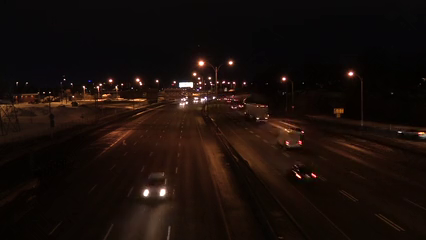
#> input picture frame 190 of sub.mp4, 426 x 240 px
$ python bs_runave.py
#> lines starting #> are read from the running program, lines starting #| are printed output that depends on the picture; after the words box and inside, x2 and y2 are one past the last pixel; in counts of white or black regions, pixels touching at a corner belong together
import sys
import numpy as np
import cv2


# 비디오 파일 열기
# cap = cv2.VideoCapture('PETS2000.avi')
cap = cv2.VideoCapture("sub.mp4")

if not cap.isOpened():
    print('Video open failed!')
    sys.exit()

# 배경 영상 등록
ret, back = cap.read()
#> back is the input picture: shape (240, 426, 3); mean B, G, R 10.1, 14.3, 25

if not ret:
    print('Background image registration failed!')
    sys.exit()

# back: uint8 배경, fback: float32 배경
back = cv2.cvtColor(back, cv2.COLOR_BGR2GRAY)
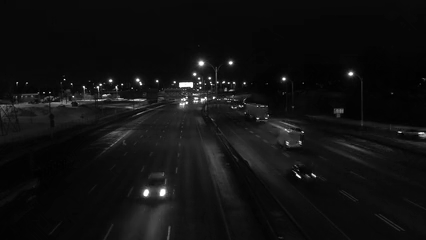
#> back: shape (240, 426); min 0, max 255, mean 17
back = cv2.GaussianBlur(back, (0, 0), 1.0)
fback = back.astype(np.float32)

# 비디오 매 프레임 처리
while True:
    ret, frame = cap.read()
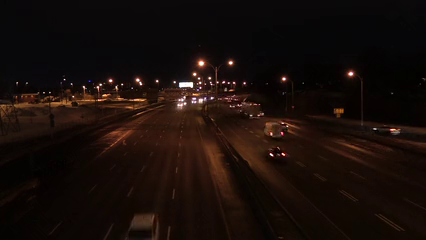
#> input picture frame 191 of sub.mp4, 426 x 240 px
#> frame is the input picture: shape (240, 426, 3); mean B, G, R 9.4, 13.3, 23.8

    if not ret:
        break

    gray = cv2.cvtColor(frame, cv2.COLOR_BGR2GRAY)
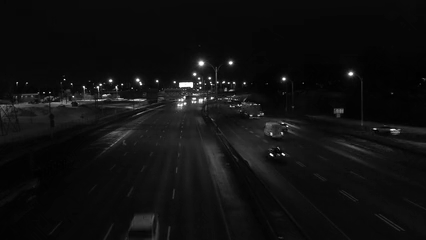
#> gray: shape (240, 426); min 0, max 255, mean 16
    gray = cv2.GaussianBlur(gray, (0, 0), 1.0)

    # fback: float32, back: uint8 배경
    cv2.accumulateWeighted(gray, fback, 0.01)
    back = fback.astype(np.uint8)

    diff = cv2.absdiff(gray, back)
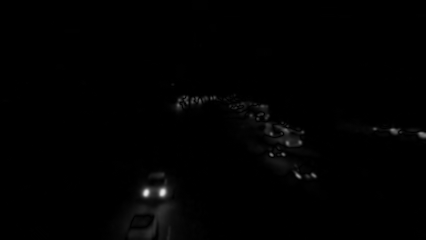
#> diff: shape (240, 426); min 0, max 231, mean 1.7
    _, diff = cv2.threshold(diff, 30, 255, cv2.THRESH_BINARY)
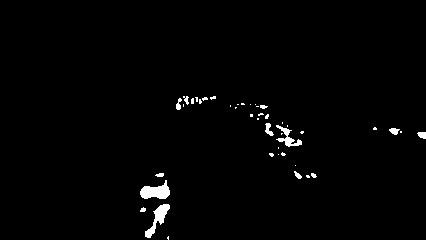
#> diff: shape (240, 426); 1.4% white; 43 white regions (30 under 20 px), largest, box (x1, y1, x2, y2) and area: (140, 180, 170, 199) 348, (145, 204, 170, 238) 300, (276, 125, 302, 147) 199

    # 레이블링을 이용하여 바운딩 박스 표시
    cnt, _, stats, _ = cv2.connectedComponentsWithStats(diff)
#> cnt = 44; stats = 44 rows, first 6: [0, 0, 426, 240, 100820], [183, 96, 6, 9, 30], [195, 97, 3, 5, 11], [202, 97, 6, 4, 16], [210, 96, 6, 4, 16], [176, 98, 6, 12, 43]

    for i in range(1, cnt):
        x, y, w, h, s = stats[i]

        if s < 27:
            continue

        cv2.rectangle(frame, (x, y, w, h), (0, 0, 255), 2)
#> this loop made 43 passes
#> (x, y, w, h, s) on passes 1 to 12: (183, 96, 6, 9, 30), (195, 97, 3, 5, 11), (202, 97, 6, 4, 16), (210, 96, 6, 4, 16), (176, 98, 6, 12, 43), (191, 98, 3, 6, 17), (199, 99, 3, 5, 12), (241, 103, 4, 2, 7), (183, 104, 1, 3, 3), (230, 105, 1, 2, 2), (237, 104, 2, 1, 2), (250, 104, 1, 1, 1)
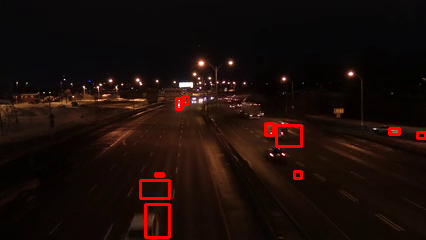
#> frame: shape (240, 426, 3); 1.44% of pixels changed, all inside (x1, y1, x2, y2) = (139, 95, 426, 239)

    cv2.imshow('frame', frame)
    cv2.imshow('diff', diff)
    cv2.imshow('back', back)

    if cv2.waitKey(30) == 27:
#> (key Esc is pressed here)
        break

cap.release()
cv2.destroyAllWindows()

$ run again, starting later in the video
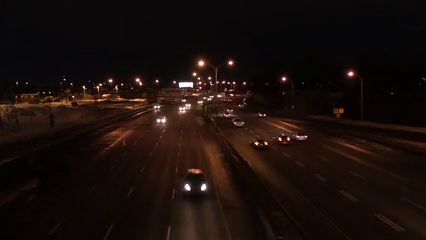
#> input picture frame 857 of sub.mp4, 426 x 240 px
#> back is the input picture: shape (240, 426, 3); mean B, G, R 10.7, 14.7, 25.6
#> `_, diff = cv2.threshold(diff, 30, 255, cv2.THRESH_BINARY)`:
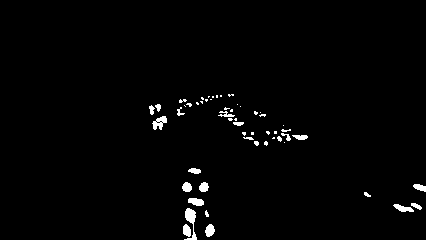
#> diff: shape (240, 426); 1.6% white; 54 white regions (31 under 20 px), largest, box (x1, y1, x2, y2) and area: (184, 208, 197, 240) 181, (152, 116, 167, 130) 120, (188, 198, 204, 206) 98
#> cnt = 55; stats = 55 rows, first 6: [0, 0, 426, 240, 100625], [216, 95, 2, 3, 6], [220, 95, 2, 2, 4], [228, 94, 6, 3, 11], [201, 97, 3, 3, 7], [208, 96, 2, 2, 3]
#> the loop `for i in range(1, cnt):` made 54 passes
#> (x, y, w, h, s) on passes 1 to 8: (216, 95, 2, 3, 6), (220, 95, 2, 2, 4), (228, 94, 6, 3, 11), (201, 97, 3, 3, 7), (208, 96, 2, 2, 3), (212, 96, 2, 2, 4), (179, 99, 8, 4, 20), (205, 99, 3, 3, 7)
#> after the loop `for i in range(1, cnt):`:
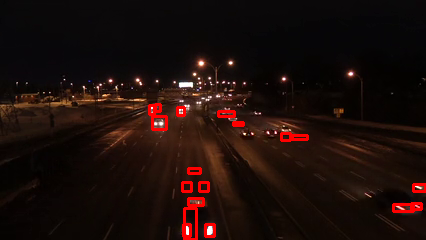
#> frame: shape (240, 426, 3); mean B, G, R 9.9, 13.7, 28.9
